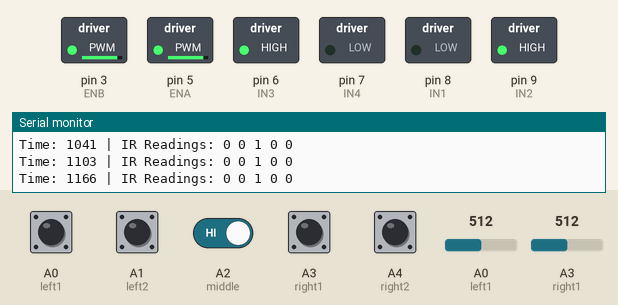
Simulated run of this sketch. Board: Arduino Uno, built with avr-gcc and run on an emulated ATmega328P. Shown: switched loads named in the sketch (green lamp = pin HIGH), the last lines printed to the serial monitor. The inputs (shaded band) are chosen by the test bench; at power-on: A2 (middle) HIGH, A0 (left1), A1 (left2), A3 (right1), A4 (right2) LOW, A0 (left1) = 512, A3 (right1) = 512. Storage starts empty.

Above: at 1.2 s.
1.3 s: A2 (middle) driven LOW
At 2.7 s:
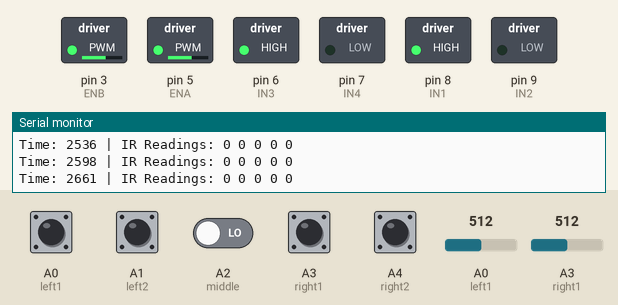
8.8 s: A2 (middle) driven HIGH
At 9.8 s:
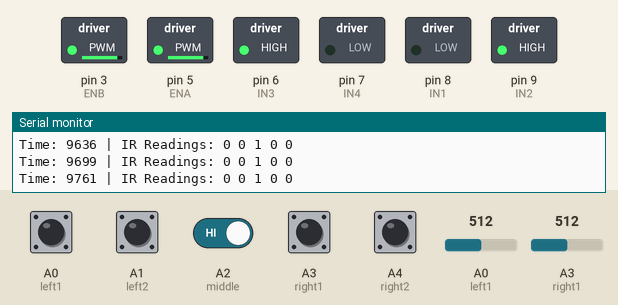
Timing chart, 0 to 11.8 s (numbered marks = the images above; inputs shaded):
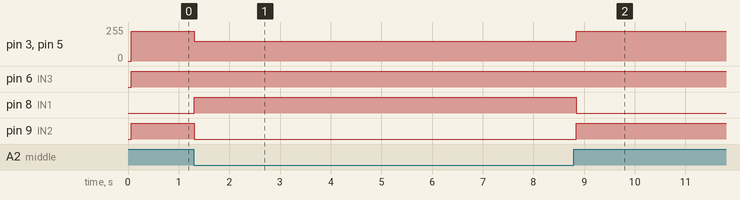

The sketch:

linefollower.ino
```cpp
//Line follower robot

//include libraries
#include <SD.h>
#include <SPI.h>


// Define the chip select pin for the SD card
const int chipSelect=10;

// Define the pins for the infrared sensors
#define left1 A0
#define left2 A1
#define middle A2
#define right1 A3
#define right2 A4


//Define motors
const int ENA = 5; // PWM pin for Motor A for speed control
const int IN1 = 8;  // IN1 pin for Motor A
const int IN2 = 9;  // IN2 pin for Motor A
#define s 150 //base speed
#define t 225//turning speed

const int ENB = 3; // PWM pin for Motor B for speed control
const int IN3 = 6;  // IN3 pin for Motor B
const int IN4 = 7;  // IN4 pin for Motor B

File dataFile;
String fileName = "IRLOG.CSV";


void setup() {
  // put your setup code here, to run once:
  Serial.begin(9600);

  //Set the pins for the sensors
  pinMode(left1,INPUT);
  pinMode(left2,INPUT);
  pinMode(middle,INPUT);
  pinMode(right1,INPUT);
  pinMode(right2,INPUT);

  //Set the pins for the motors
  pinMode(ENA, OUTPUT);
  pinMode(IN1, OUTPUT);
  pinMode(IN2, OUTPUT);
  pinMode(ENB, OUTPUT);
  pinMode(IN3, OUTPUT);
  pinMode(IN4, OUTPUT);


  //Intialize the chip
  Serial.print("Initializing SD card...");

  if (!SD.begin(chipSelect)){
    Serial.println("SD card initialization failed!");
    while(1);

  }
  Serial.println("SD card initialized successfully.");

  //Open the file and create headings
  dataFile = SD.open(fileName, FILE_WRITE);
  if (dataFile){
    if (dataFile.size()==0){
      dataFile.println("Time(ms), Infrared reading");
    }
    dataFile.close();
    Serial.println("Data file ready.");

  } else {
    Serial.println("Error opening data file!");

  }

}


void loop() {
  // put your main code here, to run repeatedly:

    // Read the current time and sensor values
  unsigned long currentTime = millis();
  int l1 = digitalRead(left1);
  int l2 = digitalRead(left2);
  int mid = digitalRead(middle);
  int r1 = digitalRead(right1);
  int r2 = digitalRead(right2);


  // Print to Serial Monitor
  Serial.print("Time: ");
  Serial.print(currentTime);
  Serial.print(" | IR Readings: ");
  Serial.print(l1); Serial.print(" ");
  Serial.print(l2); Serial.print(" ");
  Serial.print(mid); Serial.print(" ");
  Serial.print(r1); Serial.print(" ");
  Serial.println(r2);

  // Open file and log data
  dataFile = SD.open(fileName, FILE_WRITE);

  if (dataFile) {
    dataFile.print(currentTime);
    dataFile.print(",");
    dataFile.print(l1);
    dataFile.print(",");
    dataFile.print(l2);
    dataFile.print(",");
    dataFile.print(mid);
    dataFile.print(",");
    dataFile.print(r1);
    dataFile.print(",");
    dataFile.println(r2);
    dataFile.close();
  } else {
    Serial.println("Error opening data file!");
  }


  //If middle detect something and other detect nothing : go forward
  if((!analogRead(left1)==0 || !analogRead(left2)==0 )  && digitalRead(middle)==0 && ( !analogRead(right1)==0 || !analogRead(right2)==0)) {
    moveForward();
  }


  //If right is on white and left is on black : turn right
  else if ((digitalRead(left1)==0 || digitalRead(left2)==0 )&& (!analogRead(right1)==0 || !analogRead(right2)==0)){
    turnRight();
  }

  //If left is on white and right in on black : turn left
  else if ((!analogRead(left1)==0 || !analogRead(left2)==0) && (digitalRead(right1)==0 || digitalRead(right2)==0)){
    turnLeft();
  }
  // Wait before next reading
  delay(50);
}
//Activate both motors to move forward
void moveForward(){
  digitalWrite(IN1, HIGH);
  digitalWrite(IN2, LOW);
  analogWrite(ENA, s); // Adjust speed here

  digitalWrite(IN3, HIGH);
  digitalWrite(IN4, LOW);
  analogWrite(ENB, s); // Adjust speed here

}


//Activate the right motor forward and the left motor backward to turn left
void turnLeft(){
  digitalWrite(IN1, HIGH);
  digitalWrite(IN2, LOW);
  analogWrite(ENA, t); // Adjust speed here

  digitalWrite(IN3, LOW);
  digitalWrite(IN4, HIGH);
  analogWrite(ENB, t); // Adjust speed here
}


//Activate the left motor forward and the right motor backward to turn right
void turnRight(){

  digitalWrite(IN1, LOW);
  digitalWrite(IN2, HIGH);
  analogWrite(ENA, t); // Adjust speed here

  digitalWrite(IN3, HIGH);
  digitalWrite(IN4, LOW);
  analogWrite(ENB, t); // Adjust speed here

}

//Function to stop both motors if needed
void stopMotors(){
  digitalWrite(IN1, LOW);
  digitalWrite(IN2, LOW);
  analogWrite(ENA, 0); // Stop motor

  digitalWrite(IN3, LOW);
  digitalWrite(IN4, LOW);
  analogWrite(ENB, 0); // Stop motor

}
```

Measured:
- after the input at 1.3 s, pin 3 (ENB), pin 5 (ENA): 225/255 → 150/255 at once; pin 8 (IN1): LOW → HIGH at once; pin 9 (IN2): HIGH → LOW at once
- after the input at 8.8 s, pin 3 (ENB), pin 5 (ENA): 150/255 → 225/255 at once; pin 8 (IN1): HIGH → LOW at once; pin 9 (IN2): LOW → HIGH at once
